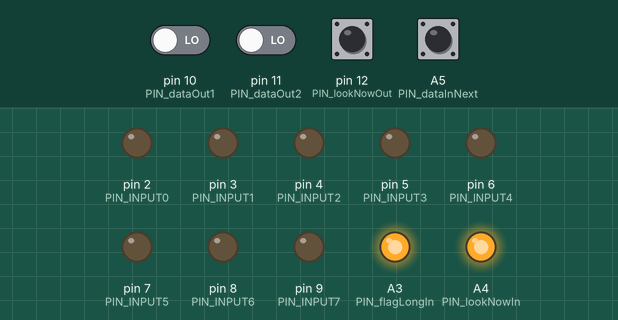
This sketch was run on a simulated Arduino Uno, built with avr-gcc and run on an emulated ATmega328P. Shown: output pins drawn as LEDs (lit = HIGH). The test bench sets the inputs (shaded band); at power-on: A5 (PIN_dataInNext), pin 10 (PIN_dataOut1), pin 11 (PIN_dataOut2), pin 12 (PIN_lookNowOut) LOW. Pins used as bus, display or sensor lines are not drawn; what the sketch prints to the serial monitor is not drawn.

Above: at 1.2 s.
1.3 s: A5 (PIN_dataInNext) pulled HIGH for 0.15 s
At 2.5 s:
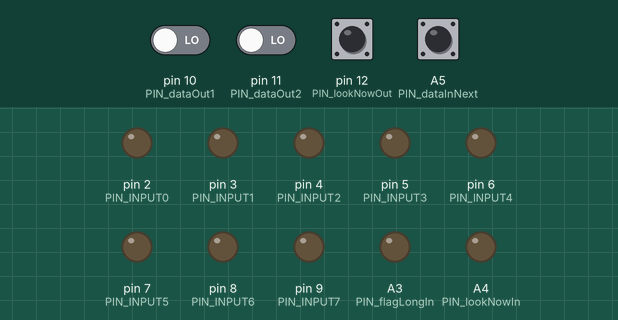
2.9 s: pin 12 (PIN_lookNowOut) pulled HIGH for 0.15 s
Timing chart, 0 to 5.9 s (numbered marks = the images above; inputs shaded):
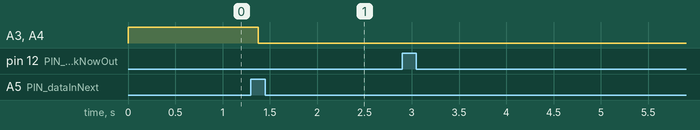

Measured:
- after the input at 1.3 s, A3 (PIN_flagLongIn), A4 (PIN_lookNowIn): HIGH → LOW after 0.08 s
- after the input at 2.9 s, every drawn part: stays the same

The sketch:

ArduinoTester.ino
```cpp
#include <avr/pgmspace.h>

#define CLOCKFREQ 10000

#define PIN_CLOCK       13
#define PIN_RESET       A2
#define PIN_dataInNext  A5
#define PIN_dataOut1    10
#define PIN_dataOut2    11
#define PIN_flagLongIn  A3
#define PIN_lookNowIn   A4
#define PIN_flagLongOut A0
#define PIN_lookNowOut  12

#define PIN_INPUT0 2
#define PIN_INPUT1 3
#define PIN_INPUT2 4
#define PIN_INPUT3 5
#define PIN_INPUT4 6
#define PIN_INPUT5 7
#define PIN_INPUT6 8
#define PIN_INPUT7 9

#define CODEBLOCKSIZE_BYTES 6144/8
const PROGMEM uint8_t inputSequence[CODEBLOCKSIZE_BYTES] = {0x4, 0x0, 0x0, 0x0, 0x0, 0x0, 0x0, 0x0, 0x0, 0x0, 0x0, 0x0, 0x0, 0x0, 0x0, 0x0, 0x0, 0x0, 0x0, 0x0, 0x0, 0x0, 0x0, 0x0, 0x0, 0x0, 0x0, 0x0, 0x0, 0x0, 0x0, 0x0, 0x0, 0x0, 0x0, 0x0, 0x0, 0x0, 0x0, 0x0, 0x0, 0x0, 0x0, 0x0, 0x0, 0x0, 0x0, 0x0, 0x0, 0x0, 0x0, 0x0, 0x0, 0x0, 0x0, 0x0, 0x0, 0x0, 0x0, 0x0, 0x0, 0x0, 0x0, 0x0, 0x0, 0x0, 0x0, 0x0, 0x0, 0x0, 0x0, 0x0, 0x0, 0x0, 0x0, 0x0, 0x0, 0x0, 0x0, 0x0, 0x0, 0x0, 0x0, 0x0, 0x0, 0x0, 0x0, 0x0, 0x0, 0x0, 0x0, 0x0, 0x0, 0x0, 0x0, 0x0, 0x0, 0x0, 0x0, 0x0, 0x0, 0x0, 0x0, 0x0, 0x0, 0x0, 0x0, 0x0, 0x0, 0x0, 0x0, 0x0, 0x0, 0x0, 0x0, 0x0, 0x0, 0x0, 0x0, 0x0, 0x0, 0x0, 0x0, 0x0, 0x0, 0x0, 0x0, 0x0, 0x0, 0x0, 0x0, 0x0, 0x0, 0x0, 0x0, 0x0, 0x0, 0x0, 0x0, 0x0, 0x0, 0x0, 0x0, 0x0, 0x0, 0x0, 0x0, 0x0, 0x0, 0x0, 0x0, 0x0, 0x0, 0x0, 0x0, 0x0, 0x0, 0x0, 0x0, 0x0, 0x0, 0x0, 0x0, 0x0, 0x0, 0x0, 0x0, 0x0, 0x0, 0x0, 0x0, 0x0, 0x0, 0x0, 0x0, 0x0, 0x0, 0x0, 0x0, 0x0, 0x0, 0x0, 0x0, 0x0, 0x0, 0x0, 0x0, 0x0, 0x0, 0x0, 0x0, 0x0, 0x0, 0x0, 0x0, 0x0, 0x0, 0x0, 0x0, 0x0, 0x0, 0x0, 0x0, 0x0, 0x0, 0x0, 0x0, 0x0, 0x0, 0x0, 0x0, 0x0, 0x0, 0x0, 0x0, 0x0, 0x0, 0x0, 0x0, 0x0, 0x0, 0x0, 0x0, 0x0, 0x0, 0x0, 0x0, 0x0, 0x0, 0x0, 0x0, 0x0, 0x0, 0x0, 0x0, 0x0, 0x0, 0x0, 0x0, 0x0, 0x0, 0x0, 0x0, 0x0, 0x0, 0x0, 0x0, 0x0, 0x0, 0x0, 0x0, 0x0, 0x0, 0x0, 0x0, 0x0, 0x0, 0x0, 0x0, 0x0, 0x0, 0x0, 0x0, 0x0, 0x0, 0x0, 0x0, 0x0, 0x0, 0x0, 0x0, 0x0, 0x0, 0x0, 0x0, 0x0, 0x0, 0x0, 0x0, 0x0, 0x0, 0x0, 0x0, 0x0, 0x0, 0x0, 0x0, 0x0, 0x0, 0x0, 0x0, 0x0, 0x0, 0x0, 0x0, 0x0, 0x0, 0x0, 0x0, 0x0, 0x0, 0x0, 0x0, 0x0, 0x0, 0x0, 0x0, 0x0, 0x0, 0x0, 0x0, 0x0, 0x0, 0x0, 0x0, 0x0, 0x0, 0x0, 0x0, 0x0, 0x0, 0x0, 0x0, 0x0, 0x0, 0x0, 0x0, 0x0, 0x0, 0x0, 0x0, 0x0, 0x0, 0x0, 0x0, 0x0, 0x0, 0x0, 0x0, 0x0, 0x0, 0x0, 0x0, 0x0, 0x0, 0x0, 0x0, 0x0, 0x0, 0x0, 0x0, 0x0, 0x0, 0x0, 0x0, 0x0, 0x0, 0x0, 0x0, 0x0, 0x0, 0x0, 0x0, 0x0, 0x0, 0x0, 0x0, 0x0, 0x0, 0x0, 0x0, 0x0, 0x0, 0x0, 0x0, 0x0, 0x0, 0x0, 0x0, 0x0, 0x0, 0x0, 0x0, 0x0, 0x0, 0x0, 0x0, 0x0, 0x0, 0x0, 0x0, 0x0, 0x0, 0x0, 0x0, 0x0, 0x0, 0x0, 0x0, 0x0, 0x0, 0x0, 0x0, 0x0, 0x0, 0x0, 0x0, 0x0, 0x0, 0x0, 0x0, 0x0, 0x0, 0x0, 0x0, 0x0, 0x0, 0x0, 0x0, 0x0, 0x0, 0x0, 0x0, 0x0, 0x0, 0x0, 0x0, 0x0, 0x0, 0x0, 0x0, 0x0, 0x0, 0x0, 0x0, 0x0, 0x0, 0x0, 0x0, 0x0, 0x0, 0x0, 0x0, 0x0, 0x0, 0x0, 0x0, 0x0, 0x0, 0x0, 0x0, 0x0, 0x0, 0x0, 0x0, 0x0, 0x0, 0x0, 0x0, 0x0, 0x0, 0x0, 0x0, 0x0, 0x0, 0x0, 0x0, 0x0, 0x0, 0x0, 0x0, 0x0, 0x0, 0x0, 0x0, 0x0, 0x0, 0x0, 0x0, 0x0, 0x0, 0x0, 0x0, 0x0, 0x0, 0x0, 0x0, 0x0, 0x0, 0x0, 0x0, 0x0, 0x0, 0x0, 0x0, 0x0, 0x0, 0x0, 0x0, 0x0, 0x0, 0x0, 0x0, 0x0, 0x0, 0x0, 0x0, 0x0, 0x0, 0x0, 0x0, 0x0, 0x0, 0x0, 0x0, 0x0, 0x0, 0x0, 0x0, 0x0, 0x0, 0x0, 0x0, 0x0, 0x0, 0x0, 0x0, 0x0, 0x0, 0x0, 0x0, 0x0, 0x0, 0x0, 0x0, 0x0, 0x0, 0x0, 0x0, 0x0, 0x0, 0x0, 0x0, 0x0, 0x0, 0x0, 0x0, 0x0, 0x0, 0x0, 0x0, 0x0, 0x0, 0x0, 0x0, 0x0, 0x0, 0x0, 0x0, 0x0, 0x0, 0x0, 0x0, 0x0, 0x0, 0x0, 0x0, 0x0, 0x0, 0x0, 0x0, 0x0, 0x0, 0x0, 0x0, 0x0, 0x0, 0x0, 0x0, 0x0, 0x0, 0x0, 0x0, 0x0, 0x0, 0x0, 0x0, 0x0, 0x0, 0x0, 0x0, 0x0, 0x0, 0x0, 0x0, 0x0, 0x0, 0x0, 0x0, 0x0, 0x0, 0x0, 0x0, 0x0, 0x0, 0x0, 0x0, 0x0, 0x0, 0x0, 0x0, 0x0, 0x0, 0x0, 0x0, 0x0, 0x0, 0x0, 0x0, 0x0, 0x0, 0x0, 0x0, 0x0, 0x0, 0x0, 0x0, 0x0, 0x0, 0x0, 0x0, 0x0, 0x0, 0x0, 0x0, 0x0, 0x0, 0x0, 0x0, 0x0, 0x0, 0x0, 0x0, 0x0, 0x0, 0x0, 0x0, 0x0, 0x0, 0x0, 0x0, 0x0, 0x0, 0x0, 0x0, 0x0, 0x0, 0x0, 0x0, 0x0, 0x0, 0x0, 0x0, 0x0, 0x0, 0x0, 0x0, 0x0, 0x0, 0x0, 0x0, 0x0, 0x0, 0x0, 0x0, 0x0, 0x0, 0x0, 0x0, 0x0, 0x0, 0x0, 0x0, 0x0, 0x0, 0x0, 0x0, 0x0, 0x0, 0x0, 0x0, 0x0, 0x0, 0x0, 0x0, 0x0, 0x0, 0x0, 0x0, 0x0, 0x0, 0x0, 0x0, 0x0, 0x0, 0x0, 0x0, 0x0, 0x0, 0x0, 0x0, 0x0, 0x0, 0x0, 0x0, 0x0, 0x0, 0x0, 0x0, 0x0, 0x0, 0x0, 0x0, 0x0, 0x0, 0x0, 0x0, 0x0, 0x0, 0x0, 0x0, 0x0, 0x0, 0x0, 0x0, 0x0, 0x0, 0x0, 0x0, 0x0, 0x0, 0x0, 0x0, 0x0, 0x0, 0x0, 0x0, 0x0, 0x0, 0x0, 0x0, 0x0, 0x0, 0x0, 0x0, 0x0, 0x0, 0x0, 0x0, 0x0, 0x0, 0x0, 0x0, 0x0, 0x0, 0x0, 0x0, 0x0};
uint8_t outputSequence1[CODEBLOCKSIZE_BYTES];
uint8_t outputSequence2[CODEBLOCKSIZE_BYTES];

uint32_t lastClockTick;
bool clock;

enum state_t{
  POR,
  WRITING,
  WAITING,
  READING,
  CHECKING,
  DONE
};
state_t state;

uint8_t counter_POR = 0;
uint32_t counter_inputStream = 0;
uint32_t counter_outputStream = 0;

void setup() {

  Serial.println("Beginning program");

  Serial.begin(115200);

  memset(outputSequence1, 0, sizeof(outputSequence1));
  memset(outputSequence2, 0, sizeof(outputSequence2));

  lastClockTick = micros();
  clock = 0;
  state = POR;

  pinMode(PIN_CLOCK, OUTPUT);
  pinMode(PIN_RESET, OUTPUT);
  pinMode(PIN_dataInNext, INPUT);
  pinMode(PIN_dataOut1, INPUT);
  pinMode(PIN_dataOut2, INPUT);
  pinMode(PIN_flagLongIn, OUTPUT);
  pinMode(PIN_lookNowIn, OUTPUT);
  pinMode(PIN_flagLongOut, INPUT);
  pinMode(PIN_lookNowOut, INPUT);

  pinMode(PIN_INPUT0, OUTPUT);
  pinMode(PIN_INPUT1, OUTPUT);
  pinMode(PIN_INPUT2, OUTPUT);
  pinMode(PIN_INPUT3, OUTPUT);
  pinMode(PIN_INPUT4, OUTPUT);
  pinMode(PIN_INPUT5, OUTPUT);
  pinMode(PIN_INPUT6, OUTPUT);
  pinMode(PIN_INPUT7, OUTPUT);

  // for (int i = 0; i< CODEBLOCKSIZE_BYTES; i++){
  //   Serial.print(pgm_read_word_near(inputSequence + i) & 0xFF);
  //   Serial.print(' ');
  // }

}

void loop() {

  if ((micros() - lastClockTick) > (1000000/CLOCKFREQ/2)){
  	clock = !clock;
  	digitalWrite(PIN_CLOCK, clock);
    lastClockTick += (1000000/CLOCKFREQ/2);

    switch (state){
      case POR:
        doPOR();
        break;
      case WRITING:
        doWriting();
        break;
      case WAITING:
        doWaiting();
        break;
      case READING:
        doReading();
        break;
      case CHECKING:
        doChecking();
        break;
      case DONE:
        break;
  	}
  }

  // Serial.println(state);
  // if ((counter_inputStream % 50) == 1){
  //   Serial.println(counter_inputStream);
  // }

}

void doPOR(){
  if (!clock){ // falling edge
    if (counter_POR < 10){
      digitalWrite(PIN_RESET, HIGH);
      counter_POR++;
    } else {
      digitalWrite(PIN_RESET, LOW);
      state = WRITING;
      counter_POR = 0;
      counter_inputStream = 0;
      digitalWrite(PIN_lookNowIn, HIGH);
      digitalWrite(PIN_flagLongIn, CODEBLOCKSIZE_BYTES==(6144/8));
    }
  }
}
void doWriting(){
  if (!clock){
    if (digitalRead(PIN_dataInNext)){
      writeByte(pgm_read_word_near(inputSequence + counter_inputStream));
      counter_inputStream++;
      if (counter_inputStream >= CODEBLOCKSIZE_BYTES){
        counter_inputStream = 0;
        state = WAITING;
        digitalWrite(PIN_lookNowIn, LOW);
        digitalWrite(PIN_flagLongIn, LOW);
      }
    }
  }
}
void doWaiting(){
  if (!clock){
    if (digitalRead(PIN_lookNowOut)){
      state = READING;
      counter_outputStream = 0;
      doReading();
    }
  }
}
void doReading(){
  if (!clock){
    outputSequence1[counter_outputStream/8] |= digitalRead(PIN_dataOut1) << (counter_outputStream % 8);
    outputSequence2[counter_outputStream/8] |= digitalRead(PIN_dataOut2) << (counter_outputStream % 8);
    counter_outputStream++;
    if (!digitalRead(PIN_lookNowOut)){
      // Serial.print("finished reading "); // these lines should not be commented out but it's unclear why they're not
      // Serial.print(counter_outputStream);
      // Serial.println(" bits");
      // state = CHECKING;
    }
    if (counter_outputStream >= (CODEBLOCKSIZE_BYTES*8)){
      Serial.print("output counter bitstream finished at:\t"); // this should actually be an error state but it works so whatever
      Serial.println(counter_outputStream);
      state = CHECKING;
    }
  }
}
void doChecking(){
  Serial.println("Final output sequence:");
  Serial.print("byte\t");
  for (uint32_t count = 0; count < CODEBLOCKSIZE_BYTES; count++){
    Serial.print((count/100) % 10);
    Serial.print(' ');
  }
  Serial.print("\n\t");
  for (uint32_t count = 0; count < CODEBLOCKSIZE_BYTES; count++){
    Serial.print((count/10) % 10);
    Serial.print(' ');
  }
  Serial.print("\n\t");
  for (uint32_t count = 0; count < CODEBLOCKSIZE_BYTES; count++){
    Serial.print(count%10);
    Serial.print(' ');
  }
  Serial.print("\nout1\t");
  for (uint32_t count = 0; count < CODEBLOCKSIZE_BYTES; count++){
    Serial.print(outputSequence1[count] & 0xF, HEX);
    Serial.print(outputSequence1[count] >> 4, HEX);
  }
  Serial.print("\nout2\t");
  for (uint32_t count = 0; count < CODEBLOCKSIZE_BYTES; count++){
    Serial.print(outputSequence2[count] & 0xF, HEX);
    Serial.print(outputSequence2[count] >> 4, HEX);
  }
  Serial.println();
  state = DONE;
}
void writeByte(uint8_t toWrite) {

  digitalWrite(PIN_INPUT0, (toWrite >> 0) & 1);
  digitalWrite(PIN_INPUT1, (toWrite >> 1) & 1);
  digitalWrite(PIN_INPUT2, (toWrite >> 2) & 1);
  digitalWrite(PIN_INPUT3, (toWrite >> 3) & 1);
  digitalWrite(PIN_INPUT4, (toWrite >> 4) & 1);
  digitalWrite(PIN_INPUT5, (toWrite >> 5) & 1);
  digitalWrite(PIN_INPUT6, (toWrite >> 6) & 1);
  digitalWrite(PIN_INPUT7, (toWrite >> 7) & 1);

}
```
